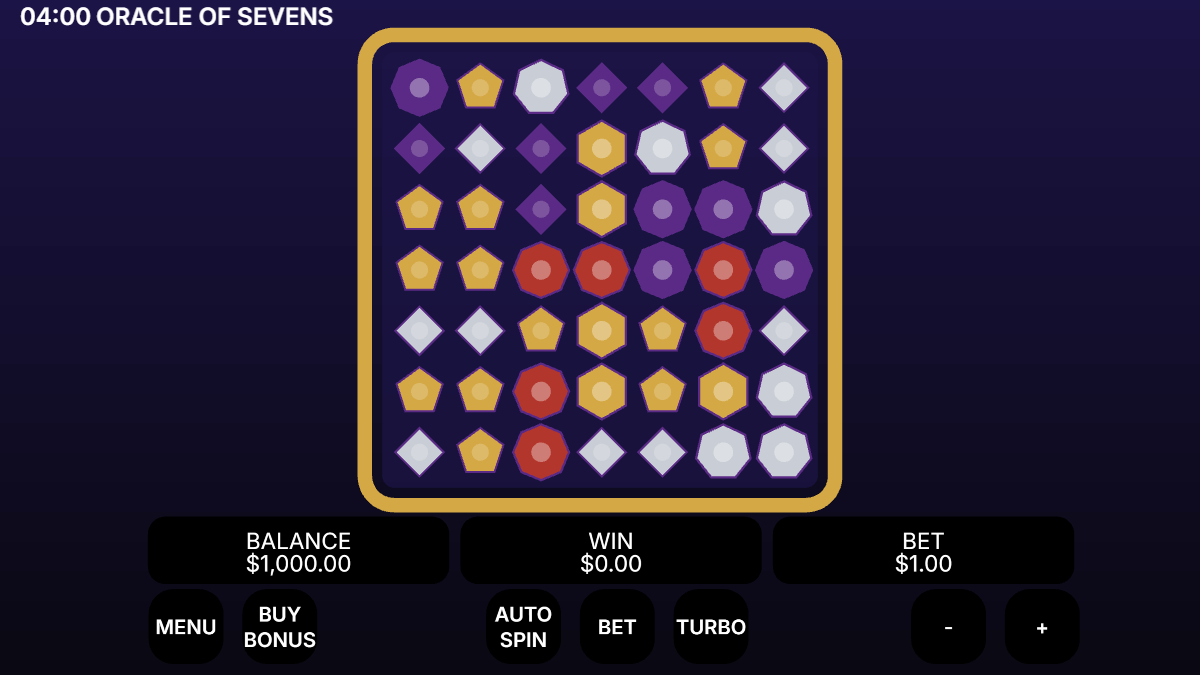
#> input picture tools/e2e/baselines/seventh_veil/1200x675.png, 1200 x 675 px
$ python -i assets_build.py   (imports and definitions only)
#> lines starting #> are read from the running program, lines starting #| are printed output that depends on the picture
"""Turn the owner's raw art and audio downloads into game-ready files (instruction 15, spec in docs/09-assets.md).

Usage (from stake\\, asset venv: see scripts\\assets_requirements.txt):
  .venv-assets\\Scripts\\python.exe scripts\\assets_build.py            build art_in\\ + audio_in\\ into static\\assets\\sv\\
  .venv-assets\\Scripts\\python.exe scripts\\assets_build.py --check    self-test on generated samples in a temp folder
Options: --art DIR --audio DIR --out DIR --font TTF --fallback-font TTF --no-rembg

Stages:
  images  cut-out (rembg, or a black colour key with --no-rembg), trim, square pad, palette pull, shared glow,
          resize, symbol atlas (PixiJS JSON hash) as WebP q85, report (size, KB, alpha, flags)
  font    bitmap font (BMFont .xml + .webp): gold gradient fill, dark stroke
  audio   ffmpeg: trim silence (SFX), loudnorm (-16 LUFS music, -12 SFX), one Howler sprite in ogg + m4a
  log     one ASSET_LICENSES.md row per new input file
Outputs go to a separate folder (static\\assets\\sv\\); instruction 16 wires them into assets.ts.
"""

import argparse
import colorsys
import json
import math
import os
import re
import shutil
import subprocess
import sys
import tempfile
import xml.etree.ElementTree as ET
from datetime import date

import numpy as np
from PIL import Image, ImageDraw, ImageFilter, ImageFont

ROOT = os.path.dirname(os.path.dirname(os.path.abspath(__file__)))
STATIC = os.path.join(ROOT, "core", "web", "cluster-tumble", "static-legacy")
SOUNDS_JSON = os.path.join(STATIC, "assets", "audio", "sounds.json")
FONT_DIR = os.path.join(ROOT, "core", "web", "cluster-tumble", "fontsrc")

# docs/09 section 1. The palette pull moves hue and saturation toward the nearest of these.
PALETTE = {
    "deep_indigo": "#1B1446",
    "veil_violet": "#5B2A86",
    "antique_gold": "#D4A845",
    "moon_silver": "#C9CED6",
    "ember_red": "#B3362C",
    "night_black": "#0A0812",
}
GLOW = {"color": "#D4A845", "radius": 6, "strength": 0.55}  # one glow for every cut-out asset
PALETTE_PULL = 0.35  # 0 = keep colours, 1 = snap hue to the palette
OFF_STYLE_LIMIT = 0.30  # mean hue distance (0..0.5) above this prints "off-style"
BAD_CUTOUT_LIMIT = 0.25  # share of half-transparent pixels in the alpha area above this prints "bad cut-out"

# docs/09 section 3: file-name pattern -> (group, size in px (w, h), alpha). First match wins.
IMAGE_SPEC = [
    (r"^hero$", None, None, False),
    (r"^(H[1-4]|L[1-4]|S)_", "symbols", (256, 256), True),
    (r"^sigil$", "symbols", (128, 128), True),
    (r"^bg_.*_land$", "backgrounds", (2560, 1440), False),
    (r"^bg_.*_port$", "backgrounds", (1440, 2560), False),
    (r"^frame_reels$", "frames", (1600, 1600), True),
    (r"^panel_bigwin$", "panels", (1400, 800), True),
    (r"^card_.*_intro$", "panels", (1200, 1600), True),
    (r"^veil_transition$", "panels", (2560, 1440), True),
    (r"^ui_spin$", "ui", (256, 256), True),
    (r"^ui_", "ui", (128, 128), True),
    (r"^logo_emblem$", "logo", (1024, 1024), True),
    (r"^tile_bg_3x4$", "tile", (1200, 1600), False),
    (r"^tile_fg_3x4$", "tile", (1200, 1600), True),
    (r"^cover_16x9$", "tile", (1920, 1080), False),
]

# docs/09 section 6: SFX source file -> game sound names. Names ending _1.._5 get rising pitch steps.
SFX_MAP = {
    "click": ["sfx_btn_general"],
    "spin": ["sfx_btn_spin"],
    "stone_drop": [f"sfx_reel_stop_{i}" for i in range(1, 6)] + ["sfx_symbols_landing", "sfx_royals_landing"],
    "crystal_land": [f"sfx_scatter_stop_{i}" for i in range(1, 6)] + ["sfx_scatter_reveal"],
    "crystal_win": ["sfx_scatter_win", "sfx_scatter_win_v2"],
    "riser": ["sfx_anticipation", "sfx_anticipation_start"],
    "chime_1": ["tumble_win_1"],
    "chime_2": ["tumble_win_2"],
    "chime_3": ["tumble_win_3"],
    "chime_4": ["tumble_win_4"],
    "chime_5": ["tumble_win_5"],
    "sigil_mark": ["sfx_multiplier_landing", "sfx_multiplier_update"],
    "sigil_up": ["sfx_multiplier_up", "sfx_multiplier_combine_a", "sfx_multiplier_combine_b"],
    "sigil_burst": ["sfx_multiplier_explosion_a", "sfx_multiplier_explosion_b", "sfx_multiplier_explosion_c", "sfx_wild_explode"],
    "sigil_win": ["sfx_multiplier_win"],
    "sigil_reset": ["sfx_multiplier_reset"],
    "retrigger": ["sfx_fs_respins", "sfx_superfreespin"],
    "coins": ["sfx_bigwin_coinloop"],
    "win_small": ["sfx_winlevel_small", "sfx_winlevel_nice"],
    "win_mid": ["sfx_winlevel_standard", "sfx_winlevel_substantial"],
    "win_end": ["sfx_winlevel_end", "sfx_youwon_panel"],
}
MUSIC_MAP = {
    "bgm_main": ["bgm_main"],
    "bgm_freespin": ["bgm_freespin"],
    "sting_bigwin": ["bgm_winlevel_big", "bgm_winlevel_mega", "bgm_winlevel_epic", "bgm_winlevel_superwin"],
    "sting_maxwin": ["bgm_winlevel_max"],
    "sting_bonus_intro": ["jng_intro_fs"],
}
PITCH_STEP = 1.06  # ~1 semitone per _N step
SPRITE_GAP_MS = 500
LUFS = {"music": -16, "sfx": -12}

# Glyphs of the sample bitmap fonts (gold + silver) plus the formatAmount output (task 03).
GLYPHS = (
    " !\"#$%&()*+,-./0123456789:;=?@ABCDEFGHIJKLMNOPQRSTUVWXYZ~×"
    "€¥£₹₩₱₽₺₫"
)
FONT_PX = 96
FONT_STROKE = 4
GOLD_GRADIENT = ["#F6E3A1", "#D4A845", "#8A6420"]
STROKE_COLOR = "#2A1A08"

AUDIO_EXT = (".wav", ".mp3", ".ogg", ".flac", ".m4a", ".aiff")
IMAGE_EXT = (".png", ".jpg", ".jpeg", ".webp")


def hex_rgb(h):
    h = h.lstrip("#")
    return tuple(int(h[i : i + 2], 16) for i in (0, 2, 4))


# [81 lines left out: functions palette_hues, spec_for, cut_out, trim_square, cover, palette_pull, not called in this run]


def add_glow(img, scale=1.0):
    radius = max(1, round(GLOW["radius"] * scale))
    alpha = img.getchannel("A").filter(ImageFilter.MaxFilter(radius * 2 + 1)).filter(ImageFilter.GaussianBlur(radius))
    alpha = alpha.point(lambda x: int(x * GLOW["strength"]))
    glow = Image.new("RGBA", img.size, hex_rgb(GLOW["color"]) + (0,))
    glow.putalpha(alpha)
    return Image.alpha_composite(glow, img)


# [267 lines left out: functions cutout_quality, process_image, pack_atlas, build_images, vertical_gradient, has_glyph and 5 more, not called in this run]


# ---------------------------------------------------------------- licence log

LICENSE_HEADER = """# Asset licences — Oracle of Sevens

Template and rules: docs/09-assets.md section 7. `scripts/assets_build.py` adds a row per new input file; fill in Plan, Prompt and Created.

| Asset (game file) | Source file | Tool / source | Plan / licence | Created | Prompt or source URL | Edits |
|---|---|---|---|---|---|---|
"""


# [128 lines left out: functions log_licences, make_samples, check, apply_theme, main, not called in this run]


# [2 lines not run here, left out]

>>> import cv2
>>> picture = cv2.imread('../tools/e2e/baselines/seventh_veil/1200x675.png', cv2.IMREAD_GRAYSCALE)
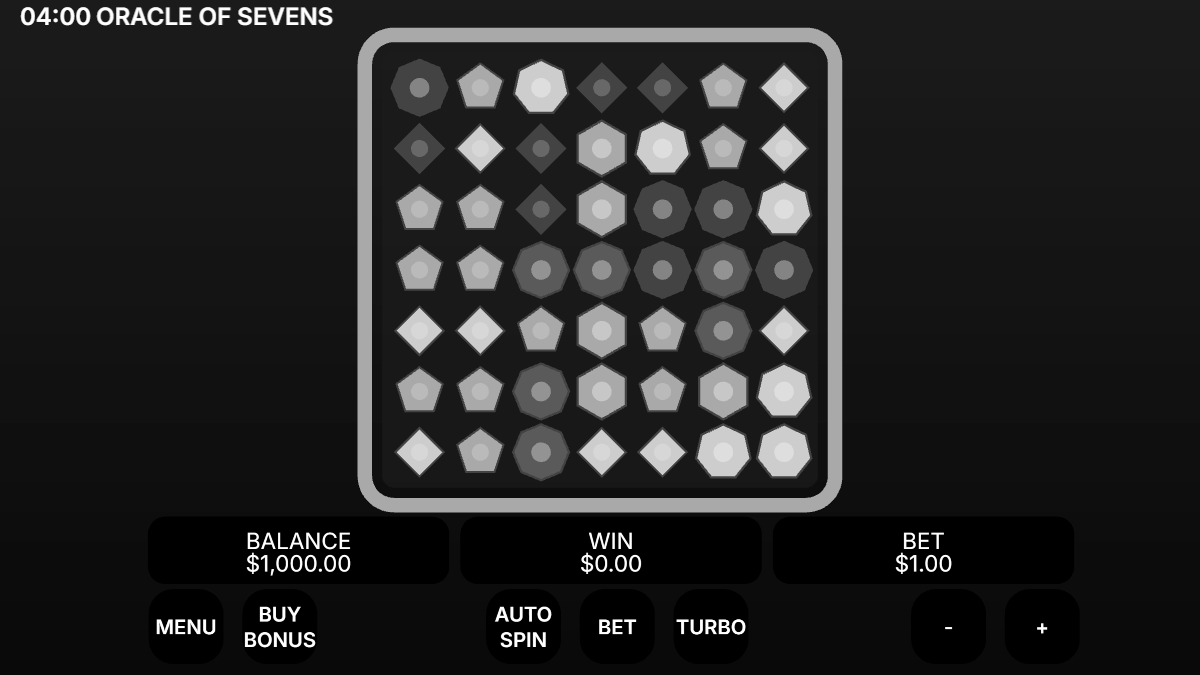
#> picture: shape (675, 1200); min 0, max 255, mean 37.6
>>> result = add_glow(picture)
#> (the run stopped early here; a loop or call above may not have finished)

$ run again, on tools/e2e/baselines/zz_smoke/400x225.png
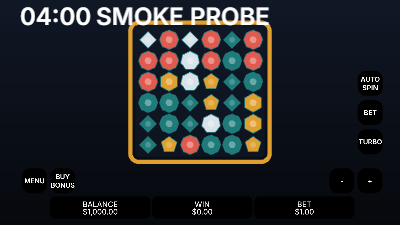
#> input picture tools/e2e/baselines/zz_smoke/400x225.png, 400 x 225 px
#> `picture = cv2.imread('../tools/e2e/baselines/seventh_veil/1200x675.png..`:
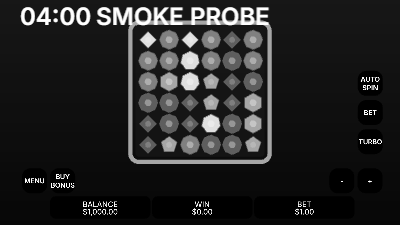
#> picture: shape (225, 400); min 0, max 255, mean 36
